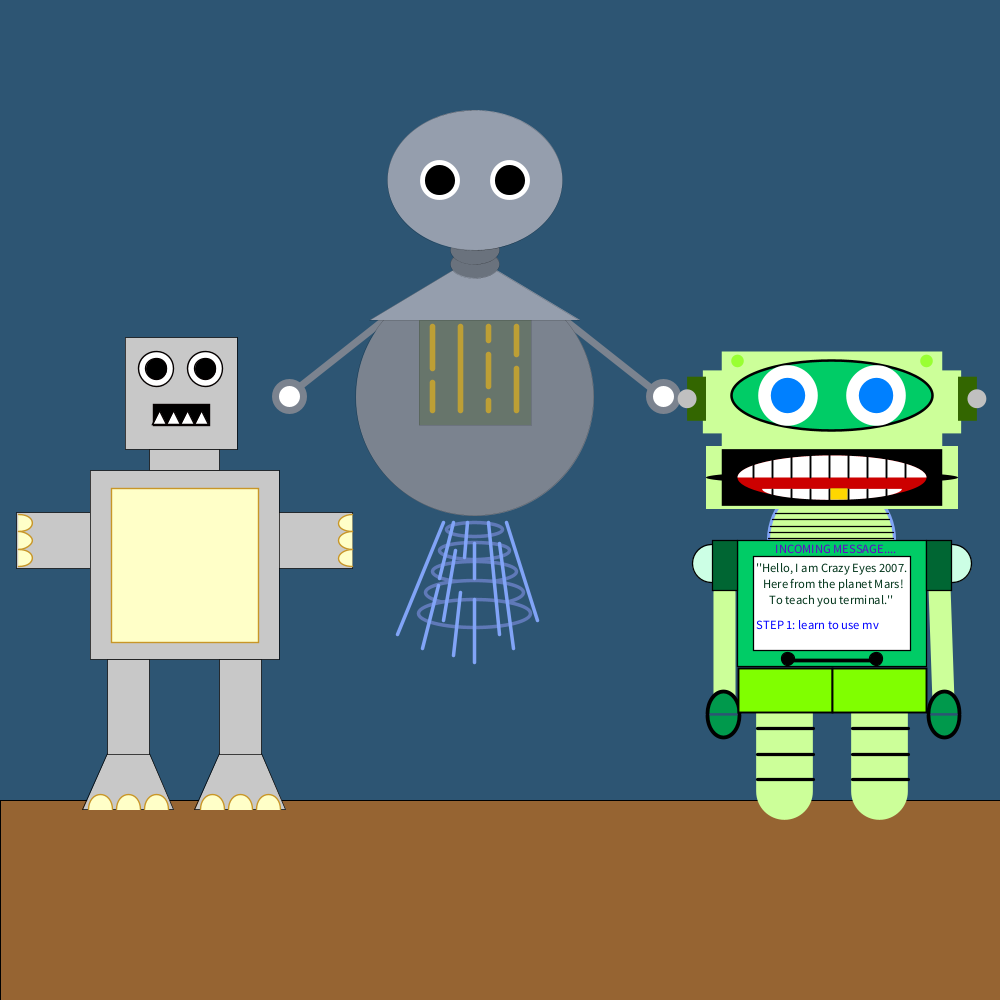
Frame 1 (no input)
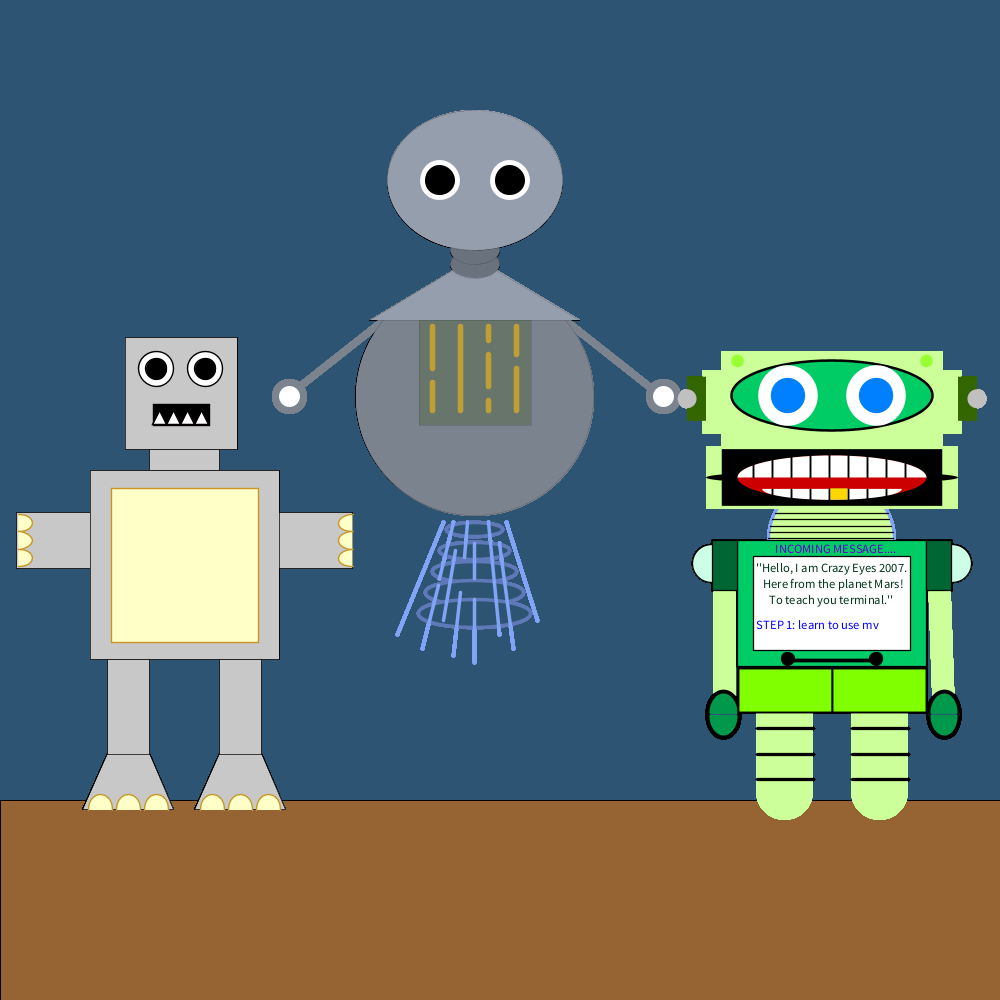
Frame 60 (the mouse pressed at the canvas centre just before this capture)
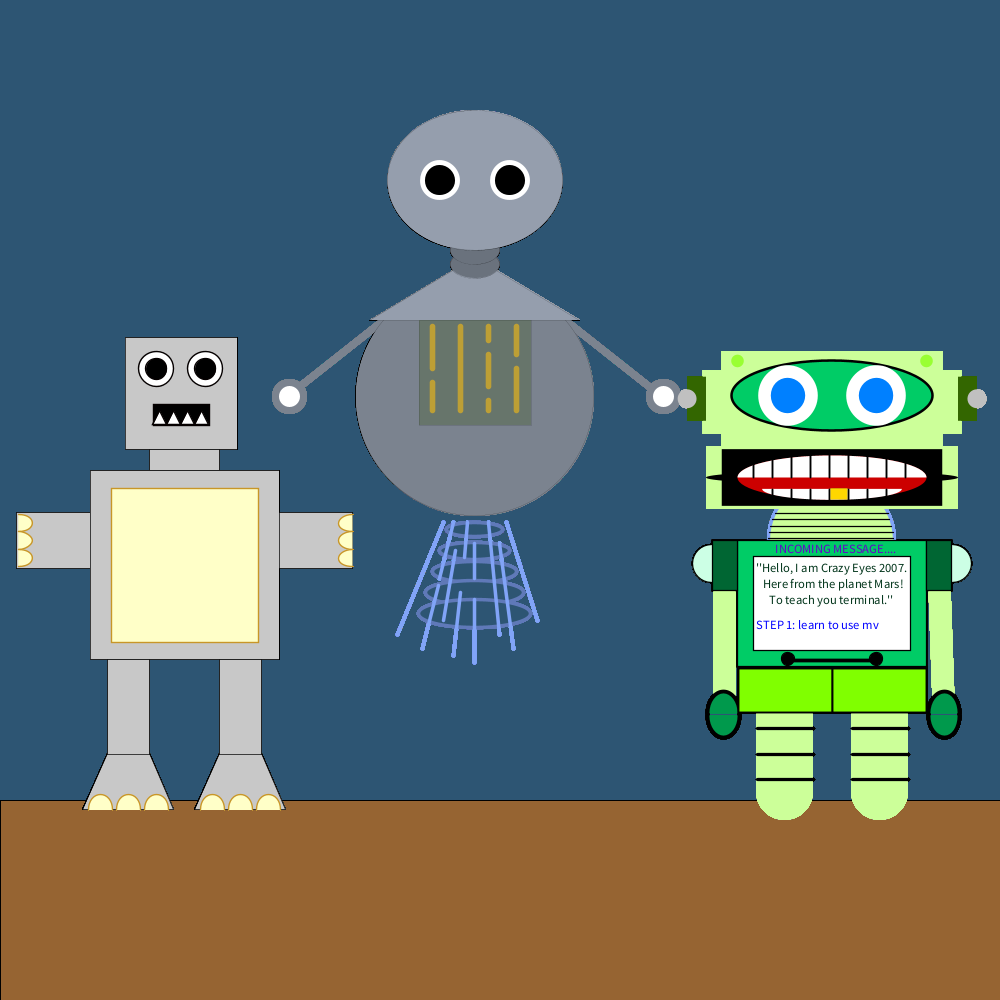
Frame 120 (the mouse held since frame 60 and released just before this capture)

The Processing sketch that drew these frames (run headless with seeded random() and noise(); from frame 60 on, the mouse is pressed at the canvas centre):

// Processing sketch: robot_buddy
// ── robot_buddy.pde

void setup(){
  size (1000, 1000);
  background(#2d5573);
  fill(150, 100, 50);
rect(0,800,1000,1000);
stroke(255,255,255);
strokeWeight(5);
}

//Anoushka's robot
void draw(){
//Body/Base
translate(-50, 320);
scale(0.7);
stroke(0);
strokeWeight(1);
fill(200,200,200);
rect(250,25,160,160); //head
rect(285,185,100,30); //neck
rect(95,275,130,80);//arm
rect(445,275,130,80);//arm
rect(200,215,270,270); //body
quad(225,620,285,620,320,700,190,700);//feet
quad(385,620,445,620,480,700,350,700);//feet
rect(225,485,60,135);//leg
rect(385,485,60,135);//leg


//rect(70,265,55,80);

//body details
fill(255,255,200);
stroke(200,150,40);
strokeWeight(2); //stomach
rect(230,240,210,220); 
arc(215, 700, 35, 45, PI, TWO_PI); //feetclaws
arc(255, 700, 35, 45, PI, TWO_PI); //feetclaws
arc(295, 700, 35, 45, PI, TWO_PI); //feetclaws
arc(375, 700, 35, 45, PI, TWO_PI); //feetclaws
arc(415, 700, 35, 45, PI, TWO_PI); //feetclaws
arc(455, 700, 35, 45, PI, TWO_PI); //feetclaws
arc(575, 290, 40, 25, 1.57,4.71); //handclaws
arc(575, 315, 40, 25, 1.57,4.71); //handclaws
arc(575, 340, 40, 25, 1.57,4.71); //handclaws
arc(97.5, 290, 40, 25, 4.71,TWO_PI+1.57); //handclaws
arc(97.5, 315, 40, 25, 4.71,TWO_PI+1.57); //handclaws
arc(97.5, 340, 40, 25, 4.71,TWO_PI+1.57); //handclaws


//Face
fill(255,255,255);
stroke(5,0,0);
circle(295,70,50); //Eye outer part
circle(365,70,50); //Eye outer part
fill(0,0,0);
circle(295,70,30); //Eye inner part
circle(365,70,30); //Eye inner part
rect(290,120,80,30);//mouth
fill(255,255,255);//teeth
triangle(310, 150, 290, 150, 300, 130);
triangle(330, 150, 310, 150, 320, 130);
triangle(350, 150, 330, 150, 340, 130);
triangle(370, 150, 350, 150, 360, 130);

//isha's robot
//Drawing the robot's 2 arms and hands
translate(350,-350);
fill(255,255,255);
stroke(#7b838f);
strokeWeight(10);
line(270,350,120,470);
circle(135,460,40);
line(530,350, 680,470);
circle(670,460,40);

/* Drawing the body with a triangle, ellipse and rectangle, 
with the yellow lines showing the electronic display*/
stroke(0,0,0);
strokeWeight(0);
fill(#7b838f);
circle(400, 460, 340);
fill(#959ead);
triangle(400, 260, 550, 350, 250, 350);
fill(#67756b);
rect(320, 350, 160, 150);
stroke(#bd9f35);
strokeWeight(8);
line(340, 360, 340, 420);
line(340, 440, 340, 480);
line(380, 360, 380, 480);
line(420, 360, 420, 380);
line(420, 400, 420, 445);
line(420, 465, 420, 480);
line(460, 360, 460, 400);
line(460, 420, 460, 480);

//Drawing the head and neck using ellipses
fill(#6a727d);
stroke(0,0,0);
strokeWeight(0);
ellipse(400, 270, 70, 40);
ellipse(400, 250, 70, 40);
fill(#959ead);
ellipse(400, 150, 250, 200);

//Robot's eye color, shape and size
fill(0, 0, 0);
strokeWeight(7);
stroke(255, 255, 255); 
circle(350, 150, 50);
circle(450, 150, 50);

/*Drawing the hover mechanism using lines and ellipses
located underneath the robot*/
stroke(#5f79b8);
strokeWeight(5);
fill(#2d5573);
ellipse(400, 650, 80, 20);
ellipse(400, 680, 100, 25);
ellipse(400, 710, 120, 30);
ellipse(400, 740, 140, 35);
ellipse(400, 770, 160, 40);
stroke(#81a4f7);
line(370,640,350,720);
line(348, 730, 325, 820);
line(355, 640, 290, 800);
line(390,640,385,690);
line(380,740, 370, 830);
line(400,670,400,720);
line(400,750,400,840);
line(372,680, 355, 780);
line(420,640,435,800);
line(435,670,455,820);
line(445,640,490,780);

//Lily's robot
// Neck Shape
translate(640,350);
scale(0.9);
fill(204, 255, 153);
circle(300, 350, 200);

//Lines on the neck 
strokeWeight(2);
stroke(0);
line (210, 307, 389, 307);
line (205, 317, 392, 317);
line (203, 327, 395, 327);
line (201, 337, 397, 337);
line (200, 347, 397, 347);

//Body Shape
fill(0, 204, 102);
rect(150, 350, 300, 200);
fill(255, 255, 255);

//Computer on body
rect(175, 375, 250, 150);
fill(0, 51, 25);
fill (0, 0, 0);
circle (230, 538, 20);
circle (370, 538, 20);
strokeWeight(6);
stroke(0);
line (241, 541, 361, 541);

//Text on body "computer"
textSize(20);
fill(0, 51, 25);
text(" ''Hello, I am Crazy Eyes 2007.", 175, 400); 
fill(0, 51, 25);
textSize(20);
text("Here from the planet Mars!", 190, 425); 
fill(0, 51, 25);
textSize(20);
text("To teach you terminal.''", 200, 450); 
fill(0, 0, 255);
textSize(20);
text("STEP 1: learn to use mv", 180, 490); 
fill(102, 0, 204);
textSize(20);
text("INCOMING MESSAGE....", 210, 370); 

//Head shape
noStroke();
fill (204, 255, 153);
rect (125, 50, 350, 200); 
rect (100, 200, 400, 100);

//"Gears" on the side of the head
rect (95, 80, 50, 100); 
rect (455, 80, 50, 100); 
fill (51, 102, 0);
rect (70, 90, 30, 70); 
rect (500, 90, 30, 70); 
fill (192, 192, 192);
circle (70, 125, 30);
circle (530, 125, 30);

//Circle decoration on face
fill (153, 255, 51);
circle (150, 65, 20);
circle (450, 65, 20);
stroke(0);
strokeWeight(4);

//Eye "mask" under eyes
fill (0,204,102);
ellipse(300, 120, 320, 110);

//Mouth ie tounge 
noStroke();
fill (0,0,0);
rect(125, 205, 350, 90);
ellipse(300, 250, 400, 20);
fill (204 , 0, 0);
ellipse(300, 250, 300, 70);

//Teeth 
fill (255, 255, 255);
arc (300, 250, 300, 70, radians(180), radians(360));
arc (300, 268, 222, 35, radians(0), radians(180));
strokeWeight (0);

//Upper Teeth lines
stroke (0);
strokeWeight (3);
line (176, 250, 176, 210);
line (206, 250, 206, 210);
line (236, 250, 236, 210);
line (266, 250, 266, 210);
line (296, 250, 296, 210);
line (326, 250, 326, 210);
line (356, 250, 356, 210);
line (386, 250, 386, 210);
line (416, 250, 416, 210);

//Lower Teeth lines
line (386, 287, 386, 269);
line (356, 287, 356, 269);
line (326, 287, 326, 269);
line (296, 287, 296, 269);
line (266, 287, 266, 269);
line (236, 287, 236, 269);
line (206, 287, 206, 269);

//Gold Tooth *placed on teeth already made
stroke(0);
fill (#FFD700);
strokeWeight(0);
rect(297.5, 267, 27, 18);

//Arm
stroke (204, 255, 153);
strokeWeight (35);
line (129, 432, 130, 605);
line (470, 425, 477, 605);
noStroke();

//Hand for Arm
stroke (0);
strokeWeight(6);
fill (0, 153, 76);
arc (478, 624, 50, 70, radians(180), radians(360));
arc (478, 628, 50, 70, radians(0), radians(180));
arc (128, 624, 50,70, radians(180), radians(360));
arc (128, 628, 50, 70, radians(0), radians(180));

//Arm Base
fill(#CCFFE5);
strokeWeight(2);
stroke(0);
circle (108, 387, 60);
circle (492, 387, 60);
fill(0, 102, 51);
strokeWeight(2);
stroke(0);
rect (110, 350, 40, 80); 
rect (450, 350, 40, 80); 

//Legs
stroke (204, 255, 153);
strokeWeight (90);
line (225, 620, 225, 749);
line (376, 622, 376, 749);
noStroke();

//Shorts 
strokeWeight(3);
stroke(0);
fill (128, 255, 0);
rect (151, 553, 150, 70); 
rect (300, 553, 150, 70); 

//Lines for leg one
stroke (0);
strokeWeight (5);
line (181, 649, 270, 649);
line (181, 689, 270, 689);
line (181, 729, 270, 729);

//Lines for leg two
line (333, 649, 421, 649);
line (333, 689, 421, 689);
line (333, 729, 421, 729);

fill(0, 128, 255);
strokeWeight(20);
stroke(255, 255, 255); 
circle(230, 120, 75);
circle(370, 120, 75);

}
